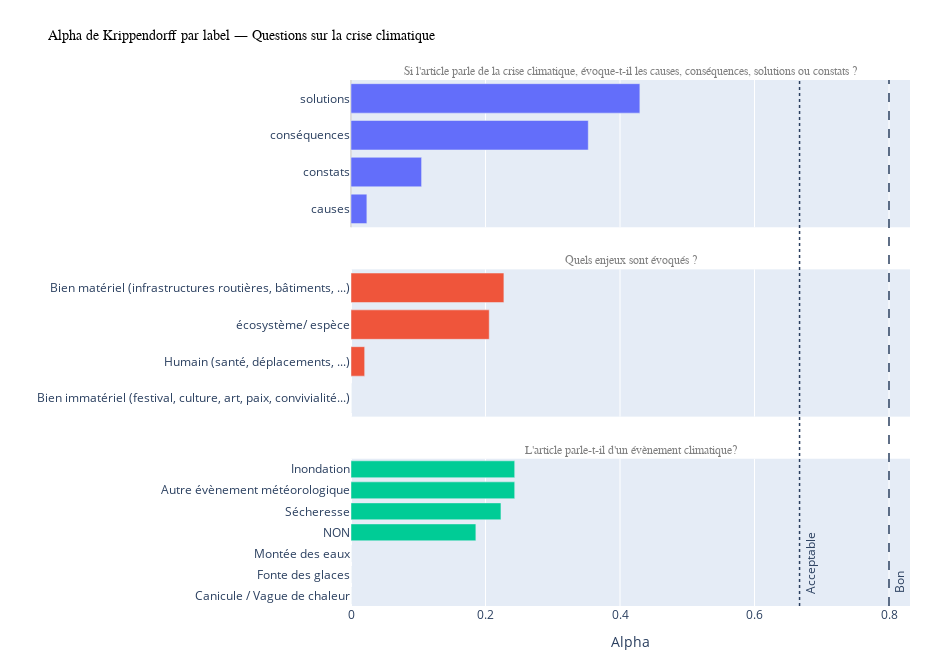

The code cell stored with this chart in its notebook:
### Code cell
# Questions Climat
alpha_dict_climat = {q: alpha_dict[q] for q in questions_climat if q in alpha_dict}
fig = make_multi_figure(alpha_dict_climat, titre = "Alpha de Krippendorff par label — Questions sur la crise climatique", width=950)
fig.show()

### Figure 1 — Plotly figure (JSON) as saved in the notebook; plotly's stock layout.template omitted (floating-point values rounded to 4 significant figures)
{"data": [{"hovertemplate": "<b>%{y}</b><br>Alpha: %{x:.3f}<extra></extra>", "orientation": "h", "showlegend": false, "type": "bar", "x": [0.02358, 0.105, 0.3528, 0.4295], "xaxis": "x", "y": ["causes", "constats", "conséquences", "solutions"], "yaxis": "y"}, {"hovertemplate": "<b>%{y}</b><br>Alpha: %{x:.3f}<extra></extra>", "orientation": "h", "showlegend": false, "type": "bar", "x": [0.0, 0.02031, 0.2056, 0.2273], "xaxis": "x2", "y": ["Bien immatériel (festival, culture, art, paix, convivialité...)", "Humain (santé, déplacements, ...)", "écosystème/ espèce", "Bien matériel (infrastructures routières, bâtiments, ...)"], "yaxis": "y2"}, {"hovertemplate": "<b>%{y}</b><br>Alpha: %{x:.3f}<extra></extra>", "orientation": "h", "showlegend": false, "type": "bar", "x": [0.0, 0.0, 0.0, 0.1857, 0.223, 0.2434, 0.2434], "xaxis": "x3", "y": ["Canicule / Vague de chaleur", "Fonte des glaces", "Montée des eaux", "NON", "Sécheresse", "Autre évènement météorologique", "Inondation"], "yaxis": "y3"}], "layout": {"annotations": [{"font": {"color": "gray", "family": "Arial", "size": 12}, "showarrow": false, "text": "Si l'article parle de la crise climatique, évoque-t-il les causes, conséquences, solutions ou constats ?", "x": 0.5, "xanchor": "center", "xref": "paper", "y": 1, "yanchor": "bottom", "yref": "paper"}, {"font": {"color": "gray", "family": "Arial", "size": 12}, "showarrow": false, "text": "Quels enjeux sont évoqués ?", "x": 0.5, "xanchor": "center", "xref": "paper", "y": 0.64, "yanchor": "bottom", "yref": "paper"}, {"font": {"color": "gray", "family": "Arial", "size": 12}, "showarrow": false, "text": "L'article parle-t-il d'un évènement climatique?", "x": 0.5, "xanchor": "center", "xref": "paper", "y": 0.28, "yanchor": "bottom", "yref": "paper"}, {"font": {"color": "#2A3F5F", "size": 12}, "showarrow": false, "text": "Acceptable", "textangle": -90, "x": 0.667, "xanchor": "left", "xref": "x", "y": 0.02, "yanchor": "bottom", "yref": "paper"}, {"font": {"color": "#2A3F5F", "size": 12}, "showarrow": false, "text": "Bon", "textangle": -90, "x": 0.8, "xanchor": "left", "xref": "x", "y": 0.02, "yanchor": "bottom", "yref": "paper"}], "bargap": 0.2, "height": 660, "margin": {"b": 40, "l": 160, "r": 40, "t": 80}, "shapes": [{"line": {"color": "#2A3F5F", "dash": "dot", "width": 1.5}, "type": "line", "x0": 0.667, "x1": 0.667, "xref": "x", "y0": 0, "y1": 1, "yref": "paper"}, {"line": {"color": "#2A3F5F", "dash": "dash", "width": 1.5}, "type": "line", "x0": 0.8, "x1": 0.8, "xref": "x", "y0": 0, "y1": 1, "yref": "paper"}], "title": {"font": {"color": "black", "family": "Arial", "size": 14}, "text": "Alpha de Krippendorff par label — Questions sur la crise climatique"}, "width": 950, "xaxis": {"anchor": "y", "domain": [0, 1], "matches": "x3", "range": [-0.05, 1], "showticklabels": false, "title": {"text": ""}, "zeroline": true, "zerolinecolor": "#ddd"}, "xaxis2": {"anchor": "y2", "domain": [0, 1], "matches": "x3", "showticklabels": false, "title": {"text": ""}}, "xaxis3": {"anchor": "y3", "domain": [0, 1], "showticklabels": true, "title": {"text": "Alpha"}}, "yaxis": {"anchor": "x", "automargin": true, "domain": [0.72, 1], "title": {"text": ""}}, "yaxis2": {"anchor": "x2", "automargin": true, "domain": [0.36, 0.64], "title": {"text": ""}}, "yaxis3": {"anchor": "x3", "automargin": true, "domain": [0, 0.28], "title": {"text": ""}}}}
